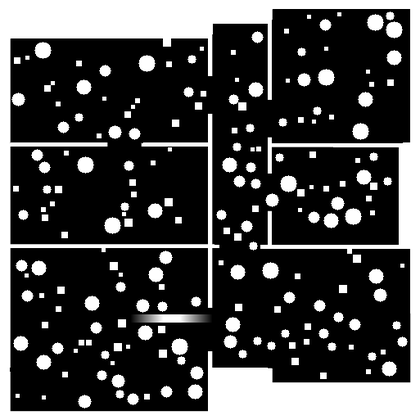
%> input picture map_generation_and_manipulation/matlab_code/mapa.png, 420 x 420 px, shrunk from 513 x 513 before the run
$ octave A_star.m   (GNU Octave 9; MATLAB toolbox functions it lacks are replaced by stand-ins)
%> lines starting %> are read from the running program, lines starting %| are printed output that depends on the picture; in (x1, y1, x2, y2) boxes, pixels count from 0 and x2, y2 are one past the last pixel; in counts of white or black regions, pixels touching at a corner belong together; the program's own positions count from 1
clear; clc; close all;

%% Cargar imagen
img = imread('mapa.png');
%> img is the input picture: size 420x420 uint8; min 0, max 255, mean 72.6

if size(img,3) == 3
    gray = rgb2gray(img);
else
    gray = img;
end

% Blanco = obstáculo, negro = libre
obstacles = gray > 128;
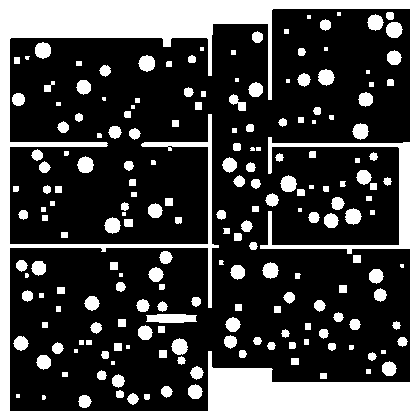
%> obstacles: size 420x420 logical; 28.3% white; 196 white regions (22 under 20 px), largest, box (x1, y1, x2, y2) and area: (0, 0, 420, 420) 34709, (146, 314, 197, 323) 401, (386, 22, 403, 38) 215

%% Inflar obstáculos por hitbox
hitboxSize = 8;
inflateRadius = ceil(hitboxSize / 2);

se = strel('square', 2*inflateRadius + 1);
obstaclesInflated = imdilate(obstacles, se);
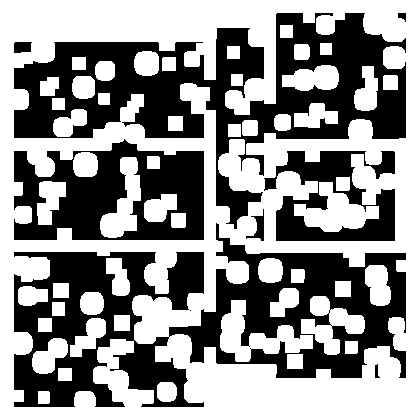
%> obstaclesInflated: size 420x420 logical; 57.1% white; 9 black regions (1 under 20 px), largest, box (x1, y1, x2, y2) and area: (14, 223, 406, 407) 30233, (14, 13, 406, 229) 27502, (14, 139, 204, 240) 11663

freeMap = ~obstaclesInflated;

%% Seleccionar puntos
figure;
imshow(freeMap);
title('Clica primero el inicio y luego la meta sobre zona libre');

%> (the run ends here)
